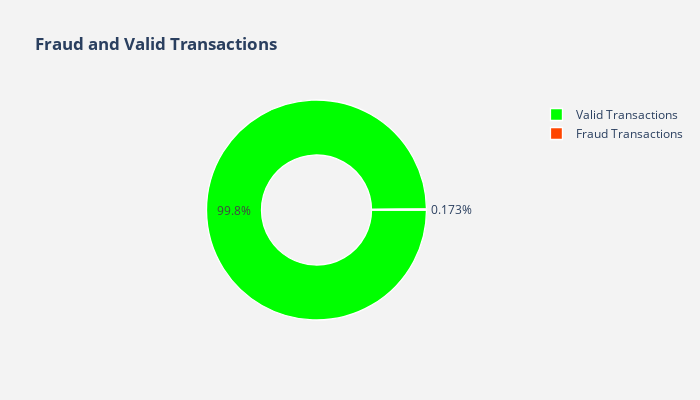

Notebook cell for this chart:
### Markdown cell above
### Экспертная оценка

### Code cell
#!M
lab = data["Class"].value_counts().keys().tolist()
#values
val = data["Class"].value_counts().values.tolist()
 
trace = go.Pie(labels = ['Valid Transactions','Fraud Transactions'] ,
               values = val ,
               marker = dict(colors =  ["lime","orangered"],
                             line = dict(color = "white",
                                         width =  1.3)
                            ),
               rotation = 90,
               hoverinfo = "label+value+text",
               hole = .5
              )
layout = go.Layout(dict(title = "<b>Fraud and Valid Transactions<b>",
                        height=400,
                        width=700,
                        plot_bgcolor  = "rgb(243,243,243)",
                        paper_bgcolor = "rgb(243,243,243)",
                       )
                  )
 
dataf = [trace]
fig = go.Figure(data = dataf,layout = layout)
py.iplot(fig)

### Figure 1 — Plotly figure (JSON) as saved in the notebook; plotly's stock layout.template omitted (floating-point values rounded to 4 significant figures)
{"data": [{"hole": 0.5, "hoverinfo": "label+value+text", "labels": ["Valid Transactions", "Fraud Transactions"], "marker": {"colors": ["lime", "orangered"], "line": {"color": "white", "width": 1.3}}, "rotation": 90, "type": "pie", "values": [284315, 492]}], "layout": {"height": 400, "paper_bgcolor": "rgb(243,243,243)", "plot_bgcolor": "rgb(243,243,243)", "title": {"text": "<b>Fraud and Valid Transactions<b>"}, "width": 700}}
